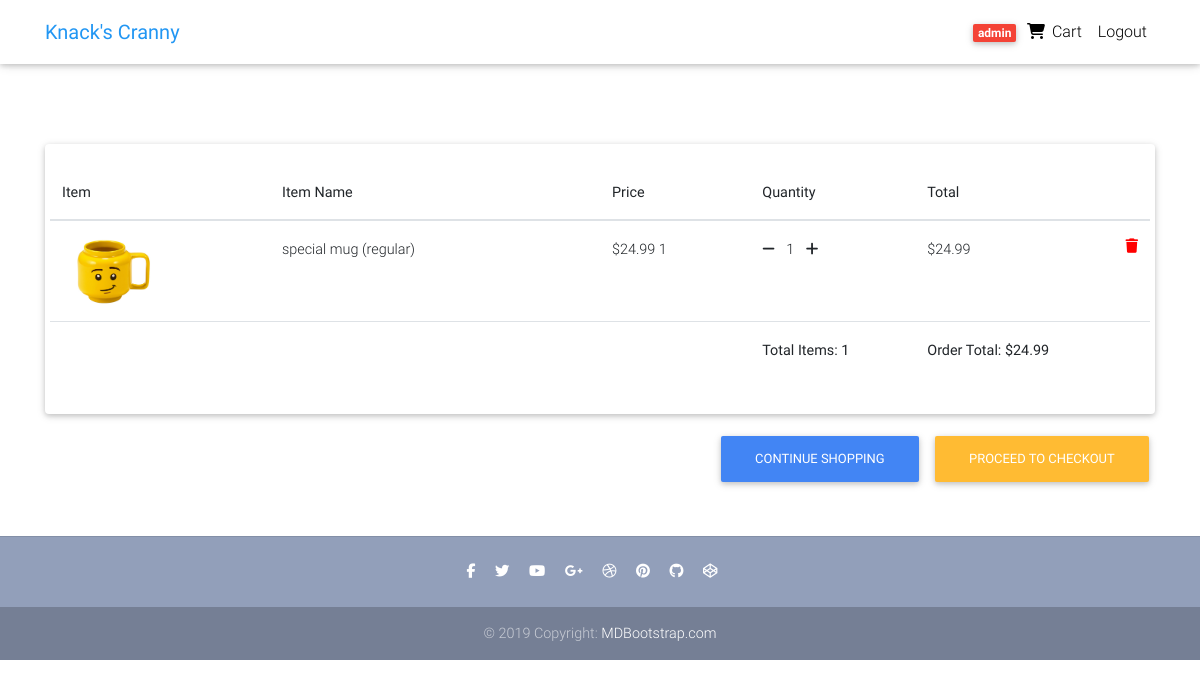
The page /cart/ (signed in) on the database as committed earlier.
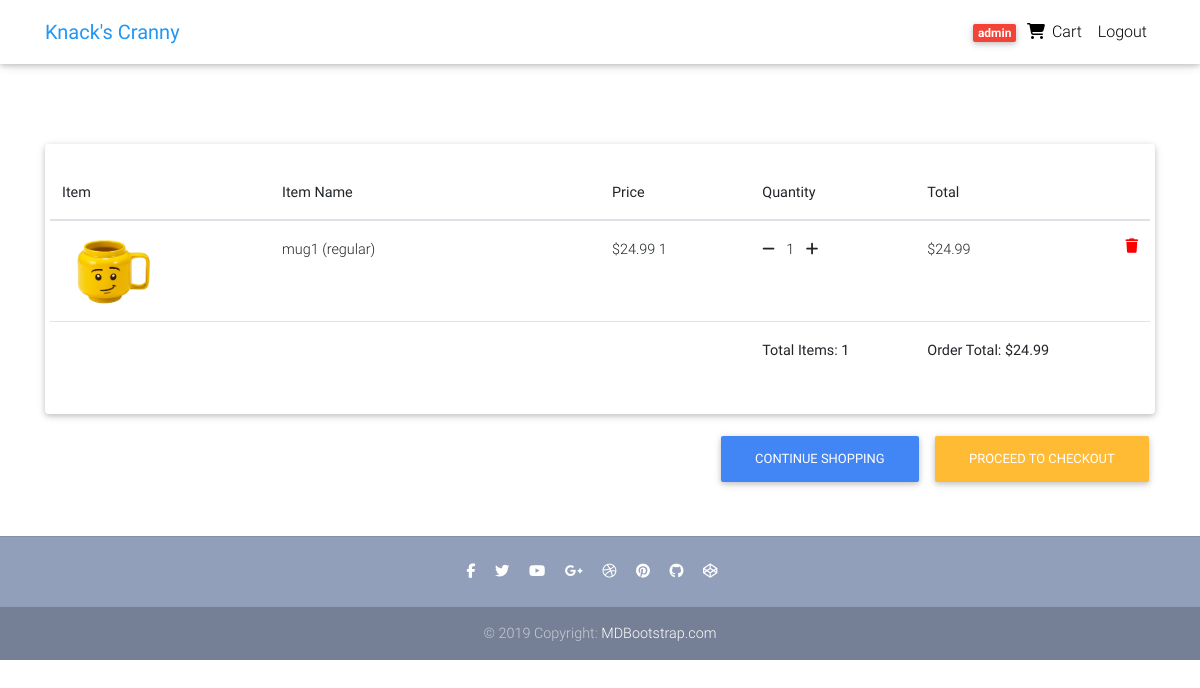
The same page on the database as committed later.
### ecommerce/models.py (models this page shows, shortened)
class OrderItem(models.Model):
    item = models.ForeignKey(Variation, on_delete=models.SET_NULL, blank=True, null=True)
    order = models.ForeignKey(Order, on_delete=models.SET_NULL, blank=True, null=True)
    quantity = models.IntegerField(default=0, blank=True, null=True)
    date_added = models.DateTimeField(default=timezone.now)
    @property
    def get_total(self):
        total = self.item.price * self.quantity
        return total

class Variation(models.Model):
    item = models.ForeignKey(Item, on_delete=models.CASCADE)
    name = models.CharField(max_length=100, default='regular')
    alias = models.CharField(max_length=150, blank=True, unique=True)
    price = models.DecimalField(max_digits=6, decimal_places=2, null=True, blank=True)
    price_discount = models.DecimalField(max_digits=6, decimal_places=2, null=True, blank=True)
    description = models.TextField(null=True, blank=True)
    inventory = models.PositiveIntegerField(default=0, blank=True)
    active = models.BooleanField(default=True)
    date_added = models.DateTimeField(default=timezone.now)
    date_updated = models.DateTimeField(default=timezone.now)

class VariationImage(models.Model):
    variation = models.ForeignKey(Variation, on_delete=models.CASCADE)
    name = models.CharField(max_length=100, default='default')
    alias = models.CharField(max_length=150, blank=True, unique=True)
    image = image = models.ImageField(default=f'default_variation.png', upload_to='item_variation_pics')

class Item(models.Model):
    name = models.CharField(max_length=100, unique=True)
    description = models.TextField()
    price = models.DecimalField(max_digits=6, decimal_places=2)
    price_discount = models.DecimalField(max_digits=6, decimal_places=2, null=True, blank=True)
    date_added = models.DateTimeField(default=timezone.now)
    date_updated = models.DateTimeField(default=timezone.now)
    image = models.ImageField(default=f'default.png', upload_to='item_pics')

class Order(models.Model):
    customer = models.ForeignKey(Customer, on_delete=models.SET_NULL, blank=True, null=True) # Create a Customer model from Dennis
    shipping_address = models.ForeignKey(Address, related_name='shipping_address', on_delete=models.SET_NULL, blank=True, null=True)
    billing_address = models.ForeignKey(Address, related_name='billing_address', on_delete=models.SET_NULL, blank=True, null=True)
    payment = models.ForeignKey(Payment, on_delete=models.SET_NULL, blank=True, null=True)
    date_added = models.DateTimeField(default=timezone.now)
    is_ordered = models.BooleanField(default=False)
    ordered_date = models.DateTimeField(blank=True, null=True) # add if ordered
    @property
    def get_cart_total(self):
        order_items = self.orderitem_set.all()
        total = sum([item.get_total for item in order_items])
        return total
    @property
    def get_cart_items(self):
        order_items = self.orderitem_set.all()
        total = sum([item.quantity for item in order_items])
        return total

### ecommerce/views.py (the view)
# urls.py: path('cart/', views.cart, name='cart'),
def cart(request):
    customer = query_customer(request)
    order, created = Order.objects.get_or_create(customer=customer, is_ordered=False)
    items = order.orderitem_set.all()
    context = {
        'items': items,
        'order': order,
    }
    return render(request, 'ecommerce/cart.html', context)

### ecommerce/views.py (called while the page is built)
def query_customer(request):
    if request.user.is_authenticated:
        return Customer.objects.filter(user=request.user).first()
    else:
        return get_session(request)

### ecommerce/templates/ecommerce/cart.html (shortened to what this page needs)
{% extends "ecommerce/base.html" %}
{% block content %}
<main class="mt-5 pt-4">
  <div class="container">
    <div class="row">
      <div class="col-md-12 mb-4">
        <div class="card">
          <div class="card-body">
            <div class="row">
              <div class="table-responsive text-nowrap">
                <table class="table">
                  <thead>
                    <tr>
                      <th scope="col">Item</th>
                      <th scope="col">Item Name</th>
                      <th scope="col">Price</th>
                      <th scope="col" class="th-cart">Quantity</th>
                      <th scope="col" class="th-cart">Total</th>
                      <th scope="col"></th>
                    </tr>
                  </thead>
                  <tbody>
                    {% for item in items %}
                    <tr>
                      <th scope="row" class="th-summary-img"><img style="width:100px" src="{{ item.item.variationimage_set.first.image.url }}"></th>
                      <td class="td-cart">{{ item.item.item.name }} ({{ item.item.name }})</td>
                      <td>${{ item.item.price }} {{ item.item.id }}</td>
                      <td>
                        {% if item.quantity > 1%}
                        <form name="minusCart-{{item.item.id}}" action="{% url 'ecommerce:minus-from-cart' item.item.id %}" method="POST" class="d-inline">
                          {% csrf_token %}
                          <a onClick="document.forms['minusCart-{{item.item.id}}'].submit();" href="#"><i class="fas fa-minus mr-2"></i></a>
                        </form>
                        {% else %}
                        <a data-toggle="modal" href="#delete-cart-item{{ item.item.id }}"><i class="fas fa-minus mr-2"></i></a>
                        {% endif %}
                        {{ item.quantity }}
                        <form name="addCart-{{item.item.id}}" action="{% url 'ecommerce:add-to-cart' item.item.id 2 %}" method="POST" class="d-inline">
                          <a onClick="document.forms['addCart-{{item.item.id}}'].submit();" href="#"><i class="fas fa-plus ml-2"></i></a>
                        </form>
                      </td>
                      <td>${{ item.get_total }}</td>
                      <td>
                        <a data-toggle="modal" href="#delete-cart-item{{ item.item.id }}" style='color: red;'>
                          <i class="fas fa-trash float-right"></i>
                        </a>
                      </td>
                    </tr>
                    {% empty %}
                    <tr>
                      <td class="text-warning">Cart is empty.</td>
                    </tr>
                    {% endfor %}
                    {% if items %}
                    <tr>
                      <td colspan="3"></td>
                      <td><strong>Total Items: {{ order.get_cart_items }}</strong></td>
                      <td><strong>Order Total: ${{ order.get_cart_total }}</strong></td>
                      <td></td>
                    </tr>
                    {% endif %}
                  </tbody>
                </table>
              </div>
            </div>
          </div>
        </div>
        <div class="float-right mt-3">
          <a class="btn btn-primary" href="{% url 'ecommerce:home' %}">Continue shopping</a>
          {% if items %}
          <a class="btn btn-warning" href="{% url 'ecommerce:checkout' %}">Proceed to checkout</a>
          {% endif %}
        </div>
      </div>
    </div>
  </div>
</main>
{% endblock content %}

### ecommerce/templates/ecommerce/base.html (shortened to what this page needs)
{% load static %}
<!DOCTYPE html>
<html lang="en" dir="ltr">
<head>
    <link href="{% static 'ecommerce/css/bootstrap.min.css' %}" rel="stylesheet">
    <link href="{% static 'ecommerce/css/mdb.min.css' %}" rel="stylesheet">
    <link href="{% static 'ecommerce/css/style.css' %}" rel="stylesheet">
</head>
{% include "ecommerce/navbar.html" %}
<body>
    <div class="mt-5 pt-4">
    </div>
    {% block content %}
    {% endblock content %}
    {% include "ecommerce/footer.html" %}
</body>
</html>

### ecommerce/templates/ecommerce/navbar.html (shortened to what this page needs)
{% load cart_items_count %}
<nav class="navbar fixed-top navbar-expand-lg navbar-light white scrolling-navbar">
    <div class="container">
      <a class="navbar-brand waves-effect" href="/">
        <strong class="blue-text">Knack's Cranny</strong>
      </a>
      <div class="collapse navbar-collapse" id="navbarSupportedContent">
        <ul class="navbar-nav nav-flex-icons">
          {% if request.user.is_authenticated %}
          <li class="nav-item">
            <a href="{% url 'ecommerce:cart' %}" class="nav-link waves-effect">
              <span class="badge red z-depth-1 mr-1"> {{ request.user }} </span>
              <i class="fas fa-shopping-cart"></i>
              <span class="clearfix d-none d-sm-inline-block"> Cart </span>
            </a>
          </li>
          <li class="nav-item">
            <a class="nav-link waves-effect" href="#">
              <span class="clearfix d-none d-sm-inline-block"> Logout </span>
            </a>
          </li>
          {% endif %}
        </ul>
      </div>
    </div>
  </nav>

### ecommerce/templates/ecommerce/footer.html
<footer class="page-footer text-center font-small mt-4 wow fadeIn">
    <hr class="my-4">
    <div class="pb-4">
      <a href="https://www.facebook.com/mdbootstrap" target="_blank">
        <i class="fab fa-facebook-f mr-3"></i>
      </a>
      <a href="https://twitter.com/MDBootstrap" target="_blank">
        <i class="fab fa-twitter mr-3"></i>
      </a>
      <a href="https://www.youtube.com/watch?v=7MUISDJ5ZZ4" target="_blank">
        <i class="fab fa-youtube mr-3"></i>
      </a>
      <a href="https://plus.google.com/u/0/b/107863090883699620484" target="_blank">
        <i class="fab fa-google-plus-g mr-3"></i>
      </a>
      <a href="https://dribbble.com/mdbootstrap" target="_blank">
        <i class="fab fa-dribbble mr-3"></i>
      </a>
      <a href="https://pinterest.com/mdbootstrap" target="_blank">
        <i class="fab fa-pinterest mr-3"></i>
      </a>
      <a href="https://github.com/mdbootstrap/bootstrap-material-design" target="_blank">
        <i class="fab fa-github mr-3"></i>
      </a>
      <a href="http://codepen.io/mdbootstrap/" target="_blank">
        <i class="fab fa-codepen mr-3"></i>
      </a>
    </div>
    <div class="footer-copyright py-3">
      © 2019 Copyright:
      <a href="https://mdbootstrap.com/education/bootstrap/" target="_blank"> MDBootstrap.com </a>
    </div>
  </footer>

### ecommerce/templates/ecommerce/scripts.html (shortened to what this page needs)
{% load static %}

### ecommerce/static/ecommerce/css/style.css (style rules this page uses)
.page-footer { background-color: #929FBA; }
.th-cart { width: 15%; }
.td-cart { width: 30%; }
.th-summary-img { width: 20%; }

Rows that differ between the two databases and show on the page:
removed OrderItem: item.variationimage_set.first.image (picture), item.item.name "special mug", item.name "regular", item.price "24.99", item.id "1", quantity "1", get_total "24.99"
added OrderItem: item.variationimage_set.first.image (picture), item.item.name "mug1", item.name "regular", item.price "24.99", item.id "1", quantity "1", get_total "24.99"
